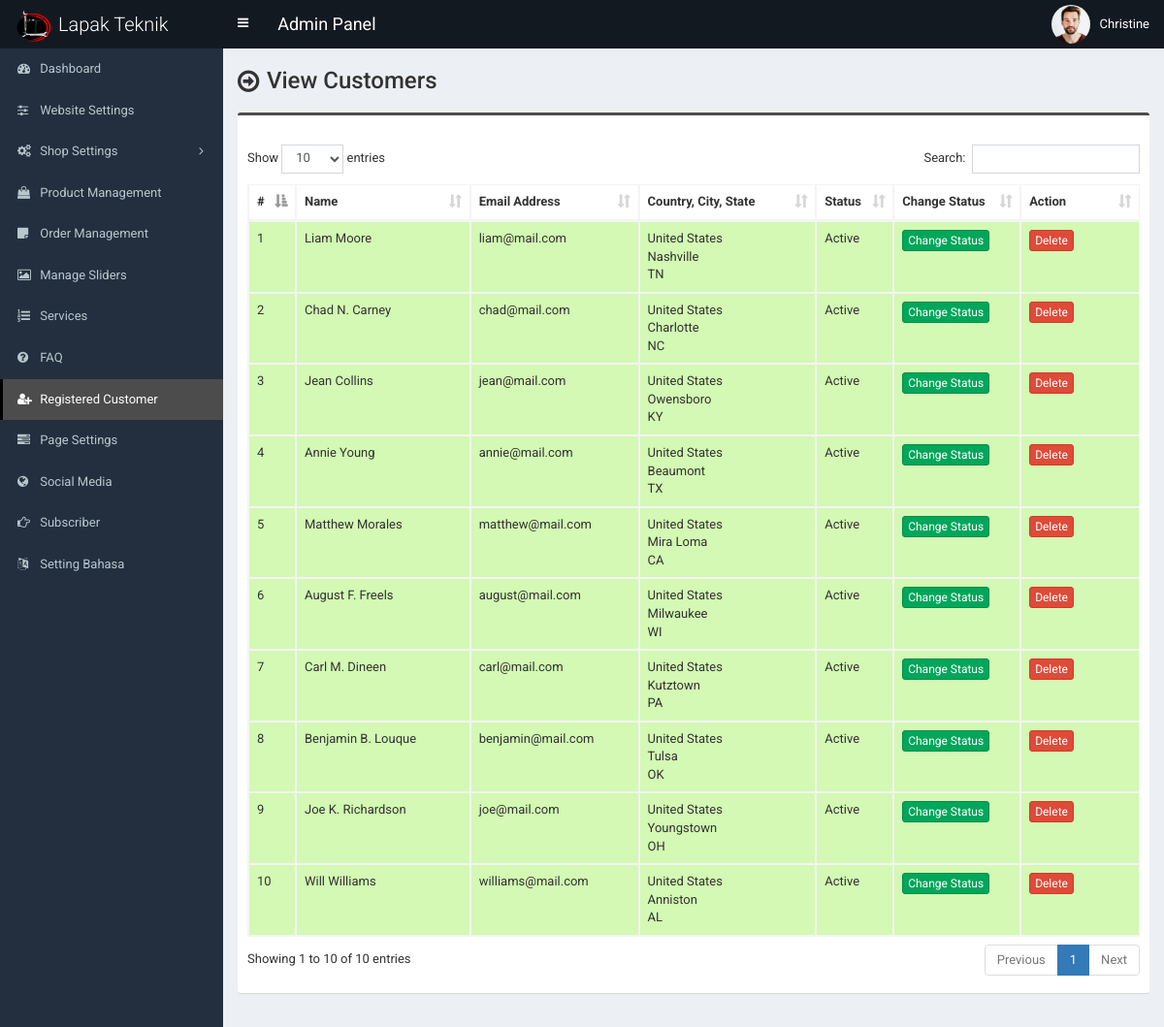
/admin/customer.php (signed in), run on the app's committed database.
### tables this page shows
CREATE TABLE `tbl_settings` (
  `id` int(11) NOT NULL,
  `logo` varchar(255) NOT NULL,
  `favicon` varchar(255) NOT NULL,
  `footer_about` text NOT NULL,
  `footer_copyright` text NOT NULL,
  `contact_address` text NOT NULL,
  `contact_email` varchar(255) NOT NULL,
  `contact_phone` varchar(255) NOT NULL,
  `contact_fax` varchar(255) NOT NULL,
  `contact_map_iframe` text NOT NULL,
  `receive_email` varchar(255) NOT NULL,
  `receive_email_subject` varchar(255) NOT NULL,
  `receive_email_thank_you_message` text NOT NULL,
  `forget_password_message` text NOT NULL,
  `total_recent_post_footer` int(10) NOT NULL,
  `total_popular_post_footer` int(10) NOT NULL,
  `total_recent_post_sidebar` int(11) NOT NULL,
  `total_popular_post_sidebar` int(11) NOT NULL,
  `total_featured_product_home` int(11) NOT NULL,
  `total_latest_product_home` int(11) NOT NULL,
  `total_popular_product_home` int(11) NOT NULL,
  `meta_title_home` text NOT NULL,
  `meta_keyword_home` text NOT NULL,
  `meta_description_home` text NOT NULL,
  `banner_login` varchar(255) NOT NULL,
  `banner_registration` varchar(255) NOT NULL,
  `banner_forget_password` varchar(255) NOT NULL,
  `banner_reset_password` varchar(255) NOT NULL,
  `banner_search` varchar(255) NOT NULL,
  `banner_cart` varchar(255) NOT NULL,
  `banner_checkout` varchar(255) NOT NULL,
  `banner_product_category` varchar(255) NOT NULL,
  `banner_blog` varchar(255) NOT NULL,
  `cta_title` varchar(255) NOT NULL,
  `cta_content` text NOT NULL,
  `cta_read_more_text` varchar(255) NOT NULL,
  `cta_read_more_url` varchar(255) NOT NULL,
  `cta_photo` varchar(255) NOT NULL,
  `featured_product_title` varchar(255) NOT NULL,
  `featured_product_subtitle` varchar(255) NOT NULL,
  `latest_product_title` varchar(255) NOT NULL,
  `latest_product_subtitle` varchar(255) NOT NULL,
  `popular_product_title` varchar(255) NOT NULL,
  `popular_product_subtitle` varchar(255) NOT NULL,
  `testimonial_title` varchar(255) NOT NULL,
  `testimonial_subtitle` varchar(255) NOT NULL,
  `testimonial_photo` varchar(255) NOT NULL,
  `blog_title` varchar(255) NOT NULL,
  `blog_subtitle` varchar(255) NOT NULL,
  `newsletter_text` text NOT NULL,
  `paypal_email` varchar(255) NOT NULL,
  `stripe_public_key` varchar(255) NOT NULL,
  `stripe_secret_key` varchar(255) NOT NULL,
  `bank_detail` text NOT NULL,
  `before_head` text NOT NULL,
  `after_body` text NOT NULL,
  `before_body` text NOT NULL,
  `home_service_on_off` int(11) NOT NULL,
  `home_welcome_on_off` int(11) NOT NULL,
  `home_featured_product_on_off` int(11) NOT NULL,
  `home_latest_product_on_off` int(11) NOT NULL,
  `home_popular_product_on_off` int(11) NOT NULL,
  `home_testimonial_on_off` int(11) NOT NULL,
  `home_blog_on_off` int(11) NOT NULL,
  `newsletter_on_off` int(11) NOT NULL,
  `ads_above_welcome_on_off` int(1) NOT NULL,
  `ads_above_featured_product_on_off` int(1) NOT NULL,
  `ads_above_latest_product_on_off` int(1) NOT NULL,
  `ads_above_popular_product_on_off` int(1) NOT NULL,
  `ads_above_testimonial_on_off` int(1) NOT NULL,
  `ads_category_sidebar_on_off` int(1) NOT NULL
);

CREATE TABLE `tbl_customer` (
  `cust_id` int(11) NOT NULL,
  `cust_name` varchar(100) NOT NULL,
  `cust_cname` varchar(100) NOT NULL,
  `cust_email` varchar(100) NOT NULL,
  `cust_phone` varchar(50) NOT NULL,
  `cust_country` int(11) NOT NULL,
  `cust_address` text NOT NULL,
  `cust_city` varchar(100) NOT NULL,
  `cust_state` varchar(100) NOT NULL,
  `cust_zip` varchar(30) NOT NULL,
  `cust_b_name` varchar(100) NOT NULL,
  `cust_b_cname` varchar(100) NOT NULL,
  `cust_b_phone` varchar(50) NOT NULL,
  `cust_b_country` int(11) NOT NULL,
  `cust_b_address` text NOT NULL,
  `cust_b_city` varchar(100) NOT NULL,
  `cust_b_state` varchar(100) NOT NULL,
  `cust_b_zip` varchar(30) NOT NULL,
  `cust_s_name` varchar(100) NOT NULL,
  `cust_s_cname` varchar(100) NOT NULL,
  `cust_s_phone` varchar(50) NOT NULL,
  `cust_s_country` int(11) NOT NULL,
  `cust_s_address` text NOT NULL,
  `cust_s_city` varchar(100) NOT NULL,
  `cust_s_state` varchar(100) NOT NULL,
  `cust_s_zip` varchar(30) NOT NULL,
  `cust_password` varchar(100) NOT NULL,
  `cust_token` varchar(255) NOT NULL,
  `cust_datetime` varchar(100) NOT NULL,
  `cust_timestamp` varchar(100) NOT NULL,
  `cust_status` int(1) NOT NULL
);

CREATE TABLE `tbl_country` (
  `country_id` int(11) NOT NULL,
  `country_name` varchar(100) NOT NULL DEFAULT ''
);

### admin/customer.php (the view, shortened to what this page needs)
<?php require_once('header.php'); ?>
<section class="content-header">
	<div class="content-header-left">
		<h1>View Customers</h1>
	</div>
</section>
<section class="content">
	<div class="row">
		<div class="col-md-12">
			<div class="box box-info">
				<div class="box-body table-responsive">
					<table id="example1" class="table table-bordered table-hover table-striped">
						<thead>
							<tr>
								<th width="10">#</th>
								<th width="180">Name</th>
								<th width="150">Email Address</th>
								<th width="180">Country, City, State</th>
								<th>Status</th>
								<th width="100">Change Status</th>
								<th width="100">Action</th>
							</tr>
						</thead>
						<tbody>
							<?php
							$i=0;
							$statement = $pdo->prepare("SELECT *
														FROM tbl_customer t1
														JOIN tbl_country t2
														ON t1.cust_country = t2.country_id
													");
							$statement->execute();
							$result = $statement->fetchAll(PDO::FETCH_ASSOC);
							foreach ($result as $row) {
								$i++;
								?>
								<tr class="<?php if($row['cust_status']==1) {echo 'bg-g';}else {echo 'bg-r';} ?>">
									<td><?php echo $i; ?></td>
									<td><?php echo $row['cust_name']; ?></td>
									<td><?php echo $row['cust_email']; ?></td>
									<td>
										<?php echo $row['country_name']; ?><br>
										<?php echo $row['cust_city']; ?><br>
										<?php echo $row['cust_state']; ?>
									</td>
									<td><?php if($row['cust_status']==1) {echo 'Active';} else {echo 'Inactive';} ?></td>
									<td>
										<a href="customer-change-status.php?id=<?php echo $row['cust_id']; ?>" class="btn btn-success btn-xs">Change Status</a>
									</td>
									<td>
										<a href="#" class="btn btn-danger btn-xs" data-href="customer-delete.php?id=<?php echo $row['cust_id']; ?>" data-toggle="modal" data-target="#confirm-delete">Delete</a>
									</td>
								</tr>
								<?php
							}
							?>
						</tbody>
					</table>
				</div>
			</div>
		</div>
	</div>
</section>
<?php require_once('footer.php'); ?>

### admin/header.php (shortened to what this page needs)
<?php
include("inc/config.php");
$statement = $pdo->prepare("SELECT * FROM tbl_settings WHERE id=1");
$statement->execute();
$result = $statement->fetchAll(PDO::FETCH_ASSOC);
foreach ($result as $row) {
	$favicon = $row['favicon'];
}
?>
<!DOCTYPE html>
<html>
<head>
	<link rel="stylesheet" href="css/bootstrap.min.css">
	<link rel="stylesheet" href="css/font-awesome.min.css">
	<link rel="stylesheet" href="css/ionicons.min.css">
	<link rel="stylesheet" href="css/datepicker3.css">
	<link rel="stylesheet" href="css/all.css">
	<link rel="stylesheet" href="css/select2.min.css">
	<link rel="stylesheet" href="css/dataTables.bootstrap.css">
	<link rel="stylesheet" href="css/jquery.fancybox.css">
	<link rel="stylesheet" href="css/AdminLTE.min.css">
	<link rel="stylesheet" href="css/_all-skins.min.css">
	<link rel="stylesheet" href="css/on-off-switch.css" />
	<link rel="stylesheet" href="css/summernote.css">
	<link rel="stylesheet" href="style.css">
</head>
<body class="hold-transition fixed skin-blue sidebar-mini">
	<div class="wrapper">
		<header class="main-header">
			<a href="index.php" class="logo">
				<span class="logo-lg"><img src="../assets/uploads/<?php echo $favicon; ?>" width="40px"> Lapak Teknik</span>
			</a>
			<nav class="navbar navbar-static-top">
				<a href="#" class="sidebar-toggle" data-toggle="offcanvas" role="button">
				</a>
				<span style="float:left;line-height:50px;color:#fff;padding-left:15px;font-size:18px;">Admin Panel</span>
				<div class="navbar-custom-menu">
					<ul class="nav navbar-nav">
						<li class="dropdown user user-menu">
							<a href="#" class="dropdown-toggle" data-toggle="dropdown">
								<img src="../assets/uploads/<?php echo $_SESSION['user']['photo']; ?>" class="user-image" alt="User Image">
								<span class="hidden-xs"><?php echo $_SESSION['user']['full_name']; ?></span>
							</a>
						</li>
					</ul>
				</div>
			</nav>
		</header>
		<?php $cur_page = substr($_SERVER["SCRIPT_NAME"], strrpos($_SERVER["SCRIPT_NAME"], "/") + 1); ?>
		<aside class="main-sidebar">
			<section class="sidebar">
				<ul class="sidebar-menu">
					<li class="treeview <?php if ($cur_page == 'index.php') {
											echo 'active';
										} ?>">
						<a href="index.php">
							<i class="fa fa-dashboard"></i> <span>Dashboard</span>
						</a>
					</li>
					<li class="treeview <?php if (($cur_page == 'settings.php')) {
											echo 'active';
										} ?>">
						<a href="settings.php">
							<i class="fa fa-sliders"></i> <span>Website Settings</span>
						</a>
					</li>
					<li class="treeview <?php if (($cur_page == 'size.php') || ($cur_page == 'size-add.php') || ($cur_page == 'size-edit.php') || ($cur_page == 'color.php') || ($cur_page == 'color-add.php') || ($cur_page == 'color-edit.php') || ($cur_page == 'country.php') || ($cur_page == 'country-add.php') || ($cur_page == 'country-edit.php') || ($cur_page == 'shipping-cost.php') || ($cur_page == 'shipping-cost-edit.php') || ($cur_page == 'top-category.php') || ($cur_page == 'top-category-add.php') || ($cur_page == 'top-category-edit.php') || ($cur_page == 'mid-category.php') || ($cur_page == 'mid-category-add.php') || ($cur_page == 'mid-category-edit.php') || ($cur_page == 'end-category.php') || ($cur_page == 'end-category-add.php') || ($cur_page == 'end-category-edit.php')) {
											echo 'active';
										} ?>">
						<a href="#">
							<i class="fa fa-cogs"></i>
							<span>Shop Settings</span>
							<span class="pull-right-container">
								<i class="fa fa-angle-left pull-right"></i>
							</span>
						</a>
					</li>
					<li class="treeview <?php if (($cur_page == 'product.php') || ($cur_page == 'product-add.php') || ($cur_page == 'product-edit.php')) {
											echo 'active';
										} ?>">
						<a href="product.php">
							<i class="fa fa-shopping-bag"></i> <span>Product Management</span>
						</a>
					</li>
					<li class="treeview <?php if (($cur_page == 'order.php')) {
											echo 'active';
										} ?>">
						<a href="order.php">
							<i class="fa fa-sticky-note"></i> <span>Order Management</span>
						</a>
					</li>
					<li class="treeview <?php if (($cur_page == 'slider.php')) {
											echo 'active';
										} ?>">
						<a href="slider.php">
							<i class="fa fa-picture-o"></i> <span>Manage Sliders</span>
						</a>
					</li>
					<li class="treeview <?php if (($cur_page == 'service.php')) {
											echo 'active';
										} ?>">
						<a href="service.php">
							<i class="fa fa-list-ol"></i> <span>Services</span>
						</a>
					</li>
					<li class="treeview <?php if (($cur_page == 'faq.php')) {
											echo 'active';
										} ?>">
						<a href="faq.php">
							<i class="fa fa-question-circle"></i> <span>FAQ</span>
						</a>
					</li>
					<li class="treeview <?php if (($cur_page == 'customer.php') || ($cur_page == 'customer-add.php') || ($cur_page == 'customer-edit.php')) {
											echo 'active';
										} ?>">
						<a href="customer.php">
							<i class="fa fa-user-plus"></i> <span>Registered Customer</span>
						</a>
					</li>
					<li class="treeview <?php if (($cur_page == 'page.php')) {
											echo 'active';
										} ?>">
						<a href="page.php">
							<i class="fa fa-tasks"></i> <span>Page Settings</span>
						</a>
					</li>
					<li class="treeview <?php if (($cur_page == 'social-media.php')) {
											echo 'active';
										} ?>">
						<a href="social-media.php">
							<i class="fa fa-globe"></i> <span>Social Media</span>
						</a>
					</li>
					<li class="treeview <?php if (($cur_page == 'subscriber.php') || ($cur_page == 'subscriber.php')) {
											echo 'active';
										} ?>">
						<a href="subscriber.php">
							<i class="fa fa-hand-o-right"></i> <span>Subscriber</span>
						</a>
					</li>
					<li class="treeview <?php if (($cur_page == 'language.php') || ($cur_page == 'language.php')) {
											echo 'active';
										} ?>">
						<a href="language.php">
							<i class="fa fa-language"></i> <span>Setting Bahasa</span>
						</a>
					</li>
				</ul>
			</section>
		</aside>
		<div class="content-wrapper">

### admin/style.css (style rules this page uses)
body { font-size: 13px; font-family: "Roboto", sans-serif; }
.navbar-nav > .user-menu .user-image { width: 40px; height: 40px; margin-top: -10px; }
.content-header > h1, .content-header .content-header-left h1 { font-family: "Roboto", sans-serif; }
.main-header .logo { text-align: left; }
.main-header .logo .logo-lg { font-family: "Roboto", sans-serif; }
.box-info { padding-top: 20px; }
.sidebar-menu li > a > .pull-right-container > .fa-angle-left:before { content: "\f105"; }
.content-header { overflow: hidden; }
.content-header .content-header-left { float: left; padding-top: 5px; }
.content-header .content-header-left h1 { margin-top: 0; margin-bottom: 0; padding-left: 30px; padding-bottom: 5px; font-size: 24px; position: relative; }
.content-header .content-header-left h1:before { position: absolute; top: 0; left: 0; font-family: "FontAwesome", sans-serif; font-size: 26px; content: "\f18e"; }
.skin-blue .sidebar-menu > li:hover > a, .skin-blue .sidebar-menu > li.active > a { color: #fff; background: #3c8dbc; border-left-color: #3c8dbc; }
.skin-blue .main-header .logo, .skin-blue .main-header .logo:hover, .skin-blue .main-header .navbar, .skin-blue .main-header .navbar .sidebar-toggle:hover { background-color: #131921; }
.skin-blue .sidebar-menu > li:hover > a, .skin-blue .sidebar-menu > li.active > a { background-color: #4c4c4c; border-left-color: #000000; }
.box.box-info { border-top-color: #4c4c4c; }
.bg-g { background: #d3f9b4 !important; }

### data on the page
tbl_settings: favicon (picture)
tbl_customer: cust_name "Liam Moore", cust_email "liam@mail.com", tbl_country.country_name "United States", cust_city "Nashville", cust_state "TN", cust_status "Active"
tbl_customer: cust_name "Chad N. Carney", cust_email "chad@mail.com", tbl_country.country_name "United States", cust_city "Charlotte", cust_state "NC", cust_status "Active"
tbl_customer: cust_name "Jean Collins", cust_email "jean@mail.com", tbl_country.country_name "United States", cust_city "Owensboro", cust_state "KY", cust_status "Active"
tbl_customer: cust_name "Annie Young", cust_email "annie@mail.com", tbl_country.country_name "United States", cust_city "Beaumont", cust_state "TX", cust_status "Active"
tbl_customer: cust_name "Matthew Morales", cust_email "matthew@mail.com", tbl_country.country_name "United States", cust_city "Mira Loma", cust_state "CA", cust_status "Active"
tbl_customer: cust_name "August F. Freels", cust_email "august@mail.com", tbl_country.country_name "United States", cust_city "Milwaukee", cust_state "WI", cust_status "Active"
tbl_customer: cust_name "Carl M. Dineen", cust_email "carl@mail.com", tbl_country.country_name "United States", cust_city "Kutztown", cust_state "PA", cust_status "Active"
tbl_customer: cust_name "Benjamin B. Louque", cust_email "benjamin@mail.com", tbl_country.country_name "United States", cust_city "Tulsa", cust_state "OK", cust_status "Active"
tbl_customer: cust_name "Joe K. Richardson", cust_email "joe@mail.com", tbl_country.country_name "United States", cust_city "Youngstown", cust_state "OH", cust_status "Active"
tbl_customer: cust_name "Will Williams", cust_email "williams@mail.com", tbl_country.country_name "United States", cust_city "Anniston", cust_state "AL", cust_status "Active"

### other printed values
$_SESSION['user']['full_name'] "Christine"
